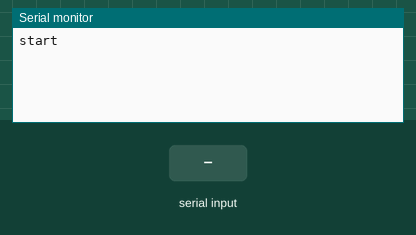
This sketch was run on a simulated Arduino Uno, built with avr-gcc and run on an emulated ATmega328P. Parts: the last lines printed to the serial monitor. The inputs (shaded band) are chosen by the test bench.

Above: at 1.2 s.
1.3 s: "1" received over the second serial link
At 2.0 s:
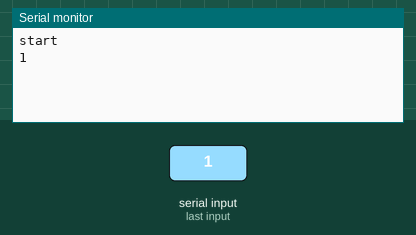
2.8 s: "0" received over the second serial link
At 3.2 s:
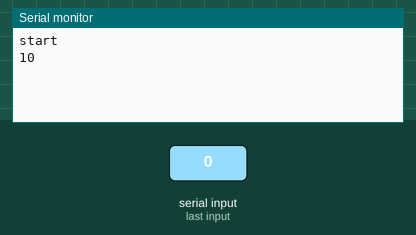

The sketch:

sakura_iot_serial.ino
```cpp
// SAKURA IoT - Serial
// connect Arduino monitor to the serial port of iot module
// 2016-06-20 K.OHWADA

#include <AltSoftSerial.h>
AltSoftSerial altSerial;

// Board          Transmit  Receive   PWM Unusable
// Arduino Uno        9         8         10

#define SERIAL_SPEED 9600
#define ALT_SPEED 115200

void setup() {
    Serial.begin( SERIAL_SPEED );
    altSerial.begin( ALT_SPEED );
    Serial.println("start");
}

void loop() {
    if ( Serial.available() ) {
        altSerial.write( Serial.read() );
    }
    if ( altSerial.available() ) {
        int c = altSerial.read();
        Serial.write( c );
    }
}
```

Measured:
- after the input at 1.3 s, the serial monitor: prints a new line at once (image 1)
- after the input at 2.8 s, the serial monitor: prints a new line at once (image 2)
